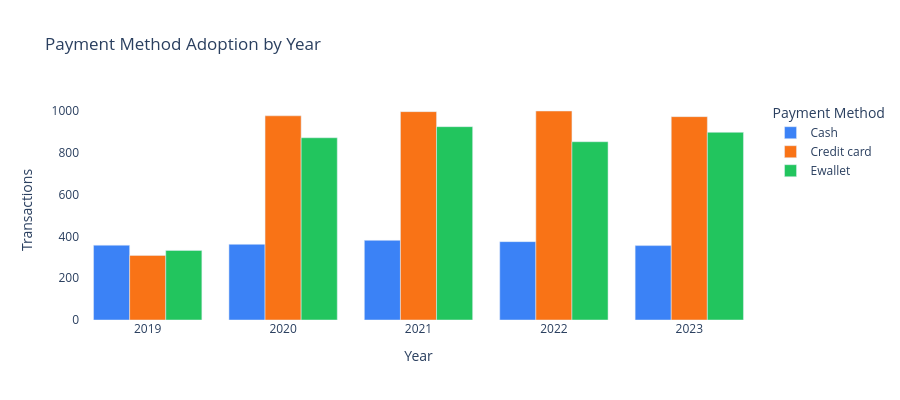

The code cell stored with this chart in its notebook:
### Markdown cell above
### 7.3 Payment Method Trend by Year (Interactive)

### Code cell
pay_yr = df.groupby(["year","payment_method"], observed=True)["invoice_id"].count().reset_index()
pay_yr.columns = ["year","method","count"]

fig = px.bar(pay_yr, x="year", y="count", color="method",
             barmode="group",
             color_discrete_sequence=["#3b82f6","#f97316","#22c55e"],
             labels={"count":"Transactions","year":"Year","method":"Payment Method"},
             title="Payment Method Adoption by Year")
fig.update_layout(height=400, plot_bgcolor="white", paper_bgcolor="white")
fig.update_xaxes(type="category")
fig.show()

### Figure 1 — Plotly figure (JSON) as saved in the notebook; plotly's stock layout.template omitted (floating-point values rounded to 4 significant figures)
{"data": [{"alignmentgroup": "True", "hovertemplate": "Payment Method=Cash<br>Year=%{x}<br>Transactions=%{y}<extra></extra>", "legendgroup": "Cash", "marker": {"color": "#3b82f6", "pattern": {"shape": ""}}, "name": "Cash", "offsetgroup": "Cash", "orientation": "v", "showlegend": true, "textposition": "auto", "type": "bar", "x": [2019, 2020, 2021, 2022, 2023], "xaxis": "x", "y": [358, 362, 381, 375, 356], "yaxis": "y"}, {"alignmentgroup": "True", "hovertemplate": "Payment Method=Credit card<br>Year=%{x}<br>Transactions=%{y}<extra></extra>", "legendgroup": "Credit card", "marker": {"color": "#f97316", "pattern": {"shape": ""}}, "name": "Credit card", "offsetgroup": "Credit card", "orientation": "v", "showlegend": true, "textposition": "auto", "type": "bar", "x": [2019, 2020, 2021, 2022, 2023], "xaxis": "x", "y": [309, 977, 997, 1000, 973], "yaxis": "y"}, {"alignmentgroup": "True", "hovertemplate": "Payment Method=Ewallet<br>Year=%{x}<br>Transactions=%{y}<extra></extra>", "legendgroup": "Ewallet", "marker": {"color": "#22c55e", "pattern": {"shape": ""}}, "name": "Ewallet", "offsetgroup": "Ewallet", "orientation": "v", "showlegend": true, "textposition": "auto", "type": "bar", "x": [2019, 2020, 2021, 2022, 2023], "xaxis": "x", "y": [333, 872, 925, 853, 898], "yaxis": "y"}], "layout": {"barmode": "group", "height": 400, "legend": {"title": {"text": "Payment Method"}, "tracegroupgap": 0}, "paper_bgcolor": "white", "plot_bgcolor": "white", "title": {"text": "Payment Method Adoption by Year"}, "xaxis": {"anchor": "y", "domain": [0.0, 1.0], "title": {"text": "Year"}, "type": "category"}, "yaxis": {"anchor": "x", "domain": [0.0, 1.0], "title": {"text": "Transactions"}}}}
